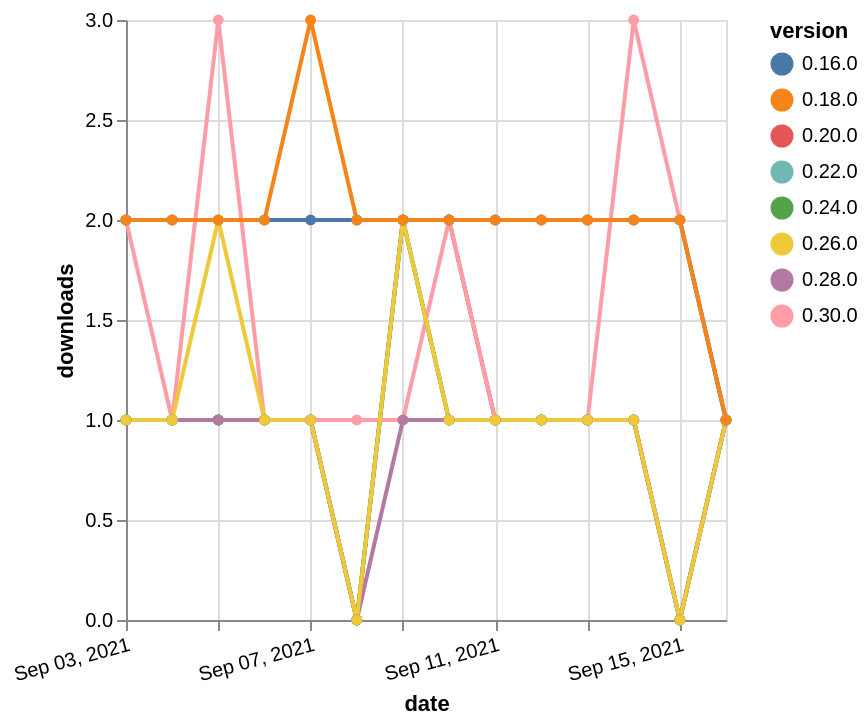

This figure's Vega-Lite source:
### Vega-Lite specification from a JSON file in a GitHub repository (floating-point values rounded to 4 significant figures)
{"$schema": "https://vega.github.io/schema/vega-lite/v5.json", "description": "A simple bar chart with embedded data.", "data": {"values": [{"date": "2021-09-03", "total": 216, "delta": 1, "version": "0.20.0"}, {"date": "2021-09-04", "total": 217, "delta": 1, "version": "0.20.0"}, {"date": "2021-09-05", "total": 218, "delta": 1, "version": "0.20.0"}, {"date": "2021-09-06", "total": 219, "delta": 1, "version": "0.20.0"}, {"date": "2021-09-07", "total": 220, "delta": 1, "version": "0.20.0"}, {"date": "2021-09-08", "total": 220, "delta": 0, "version": "0.20.0"}, {"date": "2021-09-09", "total": 222, "delta": 2, "version": "0.20.0"}, {"date": "2021-09-10", "total": 224, "delta": 2, "version": "0.20.0"}, {"date": "2021-09-11", "total": 225, "delta": 1, "version": "0.20.0"}, {"date": "2021-09-12", "total": 226, "delta": 1, "version": "0.20.0"}, {"date": "2021-09-13", "total": 227, "delta": 1, "version": "0.20.0"}, {"date": "2021-09-14", "total": 228, "delta": 1, "version": "0.20.0"}, {"date": "2021-09-15", "total": 228, "delta": 0, "version": "0.20.0"}, {"date": "2021-09-16", "total": 229, "delta": 1, "version": "0.20.0"}, {"date": "2021-09-03", "total": 176, "delta": 1, "version": "0.22.0"}, {"date": "2021-09-04", "total": 177, "delta": 1, "version": "0.22.0"}, {"date": "2021-09-05", "total": 178, "delta": 1, "version": "0.22.0"}, {"date": "2021-09-06", "total": 179, "delta": 1, "version": "0.22.0"}, {"date": "2021-09-07", "total": 180, "delta": 1, "version": "0.22.0"}, {"date": "2021-09-08", "total": 180, "delta": 0, "version": "0.22.0"}, {"date": "2021-09-09", "total": 182, "delta": 2, "version": "0.22.0"}, {"date": "2021-09-10", "total": 183, "delta": 1, "version": "0.22.0"}, {"date": "2021-09-11", "total": 184, "delta": 1, "version": "0.22.0"}, {"date": "2021-09-12", "total": 185, "delta": 1, "version": "0.22.0"}, {"date": "2021-09-13", "total": 186, "delta": 1, "version": "0.22.0"}, {"date": "2021-09-14", "total": 187, "delta": 1, "version": "0.22.0"}, {"date": "2021-09-15", "total": 187, "delta": 0, "version": "0.22.0"}, {"date": "2021-09-16", "total": 188, "delta": 1, "version": "0.22.0"}, {"date": "2021-09-03", "total": 118, "delta": 2, "version": "0.30.0"}, {"date": "2021-09-04", "total": 119, "delta": 1, "version": "0.30.0"}, {"date": "2021-09-05", "total": 122, "delta": 3, "version": "0.30.0"}, {"date": "2021-09-06", "total": 123, "delta": 1, "version": "0.30.0"}, {"date": "2021-09-07", "total": 124, "delta": 1, "version": "0.30.0"}, {"date": "2021-09-08", "total": 125, "delta": 1, "version": "0.30.0"}, {"date": "2021-09-09", "total": 126, "delta": 1, "version": "0.30.0"}, {"date": "2021-09-10", "total": 128, "delta": 2, "version": "0.30.0"}, {"date": "2021-09-11", "total": 129, "delta": 1, "version": "0.30.0"}, {"date": "2021-09-12", "total": 130, "delta": 1, "version": "0.30.0"}, {"date": "2021-09-13", "total": 131, "delta": 1, "version": "0.30.0"}, {"date": "2021-09-14", "total": 134, "delta": 3, "version": "0.30.0"}, {"date": "2021-09-15", "total": 136, "delta": 2, "version": "0.30.0"}, {"date": "2021-09-16", "total": 137, "delta": 1, "version": "0.30.0"}, {"date": "2021-09-03", "total": 2252, "delta": 2, "version": "0.16.0"}, {"date": "2021-09-04", "total": 2254, "delta": 2, "version": "0.16.0"}, {"date": "2021-09-05", "total": 2256, "delta": 2, "version": "0.16.0"}, {"date": "2021-09-06", "total": 2258, "delta": 2, "version": "0.16.0"}, {"date": "2021-09-07", "total": 2260, "delta": 2, "version": "0.16.0"}, {"date": "2021-09-08", "total": 2262, "delta": 2, "version": "0.16.0"}, {"date": "2021-09-09", "total": 2264, "delta": 2, "version": "0.16.0"}, {"date": "2021-09-10", "total": 2266, "delta": 2, "version": "0.16.0"}, {"date": "2021-09-11", "total": 2268, "delta": 2, "version": "0.16.0"}, {"date": "2021-09-12", "total": 2270, "delta": 2, "version": "0.16.0"}, {"date": "2021-09-13", "total": 2272, "delta": 2, "version": "0.16.0"}, {"date": "2021-09-14", "total": 2274, "delta": 2, "version": "0.16.0"}, {"date": "2021-09-15", "total": 2276, "delta": 2, "version": "0.16.0"}, {"date": "2021-09-16", "total": 2277, "delta": 1, "version": "0.16.0"}, {"date": "2021-09-03", "total": 168, "delta": 1, "version": "0.24.0"}, {"date": "2021-09-04", "total": 169, "delta": 1, "version": "0.24.0"}, {"date": "2021-09-05", "total": 170, "delta": 1, "version": "0.24.0"}, {"date": "2021-09-06", "total": 171, "delta": 1, "version": "0.24.0"}, {"date": "2021-09-07", "total": 172, "delta": 1, "version": "0.24.0"}, {"date": "2021-09-08", "total": 172, "delta": 0, "version": "0.24.0"}, {"date": "2021-09-09", "total": 174, "delta": 2, "version": "0.24.0"}, {"date": "2021-09-10", "total": 175, "delta": 1, "version": "0.24.0"}, {"date": "2021-09-11", "total": 176, "delta": 1, "version": "0.24.0"}, {"date": "2021-09-12", "total": 177, "delta": 1, "version": "0.24.0"}, {"date": "2021-09-13", "total": 178, "delta": 1, "version": "0.24.0"}, {"date": "2021-09-14", "total": 179, "delta": 1, "version": "0.24.0"}, {"date": "2021-09-15", "total": 179, "delta": 0, "version": "0.24.0"}, {"date": "2021-09-16", "total": 180, "delta": 1, "version": "0.24.0"}, {"date": "2021-09-03", "total": 172, "delta": 1, "version": "0.28.0"}, {"date": "2021-09-04", "total": 173, "delta": 1, "version": "0.28.0"}, {"date": "2021-09-05", "total": 174, "delta": 1, "version": "0.28.0"}, {"date": "2021-09-06", "total": 175, "delta": 1, "version": "0.28.0"}, {"date": "2021-09-07", "total": 176, "delta": 1, "version": "0.28.0"}, {"date": "2021-09-08", "total": 176, "delta": 0, "version": "0.28.0"}, {"date": "2021-09-09", "total": 177, "delta": 1, "version": "0.28.0"}, {"date": "2021-09-10", "total": 178, "delta": 1, "version": "0.28.0"}, {"date": "2021-09-11", "total": 179, "delta": 1, "version": "0.28.0"}, {"date": "2021-09-12", "total": 180, "delta": 1, "version": "0.28.0"}, {"date": "2021-09-13", "total": 181, "delta": 1, "version": "0.28.0"}, {"date": "2021-09-14", "total": 182, "delta": 1, "version": "0.28.0"}, {"date": "2021-09-15", "total": 182, "delta": 0, "version": "0.28.0"}, {"date": "2021-09-16", "total": 183, "delta": 1, "version": "0.28.0"}, {"date": "2021-09-03", "total": 150, "delta": 1, "version": "0.26.0"}, {"date": "2021-09-04", "total": 151, "delta": 1, "version": "0.26.0"}, {"date": "2021-09-05", "total": 153, "delta": 2, "version": "0.26.0"}, {"date": "2021-09-06", "total": 154, "delta": 1, "version": "0.26.0"}, {"date": "2021-09-07", "total": 155, "delta": 1, "version": "0.26.0"}, {"date": "2021-09-08", "total": 155, "delta": 0, "version": "0.26.0"}, {"date": "2021-09-09", "total": 157, "delta": 2, "version": "0.26.0"}, {"date": "2021-09-10", "total": 158, "delta": 1, "version": "0.26.0"}, {"date": "2021-09-11", "total": 159, "delta": 1, "version": "0.26.0"}, {"date": "2021-09-12", "total": 160, "delta": 1, "version": "0.26.0"}, {"date": "2021-09-13", "total": 161, "delta": 1, "version": "0.26.0"}, {"date": "2021-09-14", "total": 162, "delta": 1, "version": "0.26.0"}, {"date": "2021-09-15", "total": 162, "delta": 0, "version": "0.26.0"}, {"date": "2021-09-16", "total": 163, "delta": 1, "version": "0.26.0"}, {"date": "2021-09-03", "total": 2330, "delta": 2, "version": "0.18.0"}, {"date": "2021-09-04", "total": 2332, "delta": 2, "version": "0.18.0"}, {"date": "2021-09-05", "total": 2334, "delta": 2, "version": "0.18.0"}, {"date": "2021-09-06", "total": 2336, "delta": 2, "version": "0.18.0"}, {"date": "2021-09-07", "total": 2339, "delta": 3, "version": "0.18.0"}, {"date": "2021-09-08", "total": 2341, "delta": 2, "version": "0.18.0"}, {"date": "2021-09-09", "total": 2343, "delta": 2, "version": "0.18.0"}, {"date": "2021-09-10", "total": 2345, "delta": 2, "version": "0.18.0"}, {"date": "2021-09-11", "total": 2347, "delta": 2, "version": "0.18.0"}, {"date": "2021-09-12", "total": 2349, "delta": 2, "version": "0.18.0"}, {"date": "2021-09-13", "total": 2351, "delta": 2, "version": "0.18.0"}, {"date": "2021-09-14", "total": 2353, "delta": 2, "version": "0.18.0"}, {"date": "2021-09-15", "total": 2355, "delta": 2, "version": "0.18.0"}, {"date": "2021-09-16", "total": 2356, "delta": 1, "version": "0.18.0"}]}, "width": "container", "mark": {"type": "line", "point": {"filled": true}}, "encoding": {"x": {"field": "date", "type": "temporal", "timeUnit": "yearmonthdate", "title": "date", "axis": {"labelAngle": -15}}, "y": {"field": "delta", "type": "quantitative", "title": "downloads"}, "color": {"field": "version", "type": "nominal"}, "tooltip": {"field": "delta"}}}
